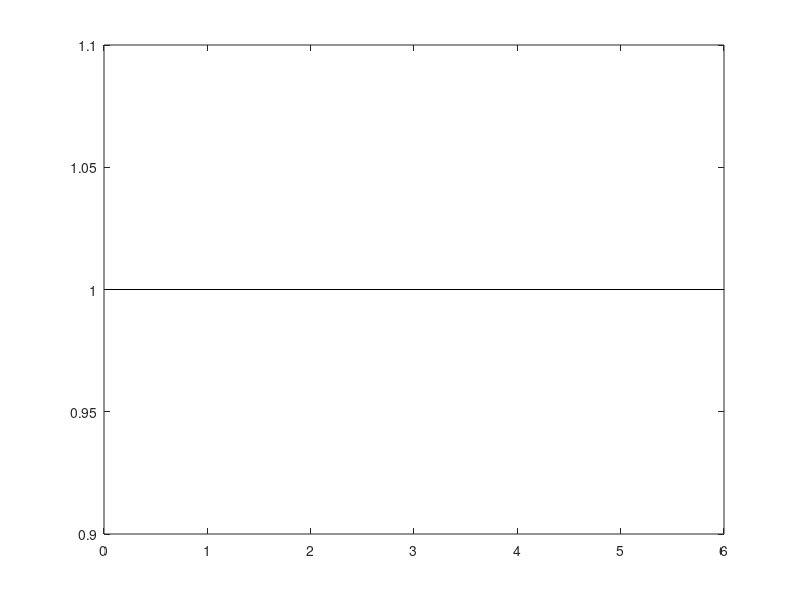

Write the MATLAB code that produced this figure. (Note: this script raises an error after producing the figure.)
hold off;
plot([0 6], [1 1], '-k');

hold on;
always = bar(data(1));
samples = bar(2:5, data(2:5));
colormap([0.6 0.6 0.6; 0.8 0.8 0.8]);
set(always, 'CData', 1);
set(samples, 'CData', 2);

xlabel('Sampling density', 'fontsize', 14);
set(gca, 'XLim', [0.5 5.5]);
set(gca, 'XTick', 1:5);
set(gca, 'XTickLabel', {'always', '1/100', '1/1000', '1/10,000', '1/1,000,000'});

ylabel('Relative performance', 'fontsize', 14);
set(gca, 'YGrid', 'on');
set(gca, 'YLim', [0.95, 1.15]);
set(gca, 'YTick', 0.95:0.05:1.15);
